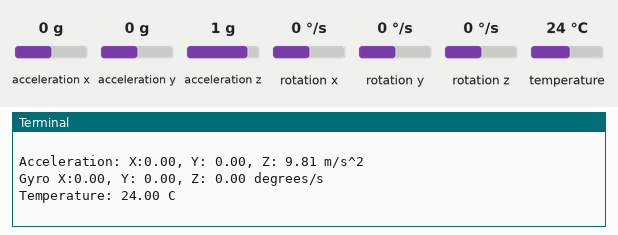
This program was run on a simulated Raspberry Pi (BCM pin numbers). Parts: the last lines printed to the terminal. Inputs (shaded band) come from the test bench; at power-on: acceleration x 0 g, acceleration y 0 g, acceleration z 1 g, rotation x 0 °/s, rotation y 0 °/s, rotation z 0 °/s, temperature 24 °C.

Above: at 1.2 s.
1.3 s: acceleration x set to -1.4 g
2.8 s: acceleration y set to -1.4 g
4.3 s: acceleration z set to -1.4 g
5.8 s: rotation x set to -192 °/s
At 6.8 s:
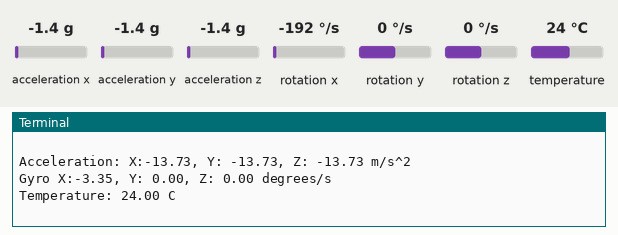
7.3 s: rotation y set to -192 °/s
At 8.8 s:
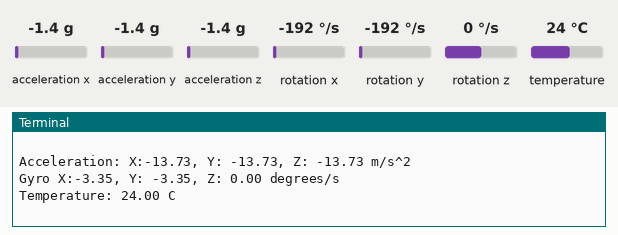

Measured:
- after the input at 5.8 s, the terminal: prints a new line after 0.21 s (image 1)
- after the input at 7.3 s, the terminal: prints a new line after 0.72 s (image 2)

The program:

gy521_ada.py
```python
import time
import board
import busio
import adafruit_mpu6050

i2c = busio.I2C(board.SCL, board.SDA)
mpu = adafruit_mpu6050.MPU6050(i2c)

while True:
    print("Acceleration: X:%.2f, Y: %.2f, Z: %.2f m/s^2" % (mpu.acceleration))
    print("Gyro X:%.2f, Y: %.2f, Z: %.2f degrees/s" % (mpu.gyro))
    print("Temperature: %.2f C" % mpu.temperature)
    print("")
    time.sleep(1)
```
